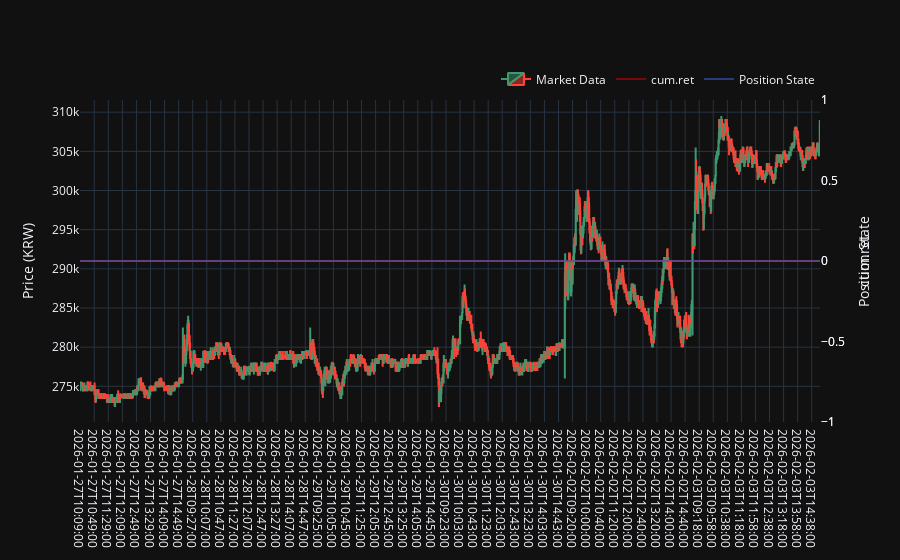

The cell this chart's notebook holds for it:
### Code cell
import random 
instr = random.choice(df_kospi50.index)

s3_df, s3_dfs = s3_to_df(s3)
dfs_synth = overnight_synthetic_bar(s3_dfs)
data = pd.DataFrame({k:v[instr] for k,v in dfs_synth.items()})
data["returns"] = 0
data["Position"] = 0
chart(data)

### Figure 1 — Plotly figure (JSON) as saved in the notebook; plotly's stock layout.template omitted (floating-point values rounded to 4 significant figures; data arrays with more than 128 entries replaced by an {"elided": "..."} marker saying what was removed)
{"data": [{"close": {"elided": "2104 float values"}, "high": {"elided": "2104 float values"}, "low": {"elided": "2104 float values"}, "name": "Market Data", "open": {"elided": "2104 float values"}, "type": "candlestick", "x": {"elided": "2104 str values"}, "yaxis": "y"}, {"line": {"color": "rgba(225, 0,0, 0.5)", "shape": "hv", "width": 2}, "mode": "lines", "name": "cum.ret", "type": "scatter", "x": {"elided": "2104 str values"}, "y": {"elided": "2104 int values"}, "yaxis": "y2"}, {"line": {"color": "rgba(65, 105, 225, 0.5)", "shape": "hv", "width": 2}, "mode": "lines", "name": "Position State", "type": "scatter", "x": {"elided": "2104 str values"}, "y": {"elided": "2104 int values"}, "yaxis": "y3"}], "layout": {"legend": {"orientation": "h", "x": 1, "xanchor": "right", "y": 1.02, "yanchor": "bottom"}, "xaxis": {"rangeslider": {"visible": false}, "type": "category"}, "yaxis": {"side": "left", "title": {"text": "Price (KRW)"}}, "yaxis2": {"anchor": "x", "overlaying": "y", "showgrid": false, "side": "right", "title": {"text": "cum.ret"}}, "yaxis3": {"anchor": "x", "overlaying": "y", "showgrid": false, "side": "right", "title": {"text": "Position State"}}}}
